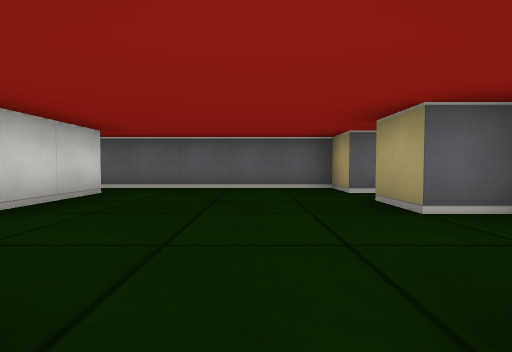
View 1 (above)

19 first-person views from a walk through a cub3D ray-caster map. The camera is about half as high as the walls, tilts 2° down and sees 85° across. The floor is counted in squares. Each view is taken from the middle of a square. On the plan, view 1 faces up. The plan holds only what a view shows up to about 9 squares ahead; the rest is blank. The place goes on beyond the plan.

View 2
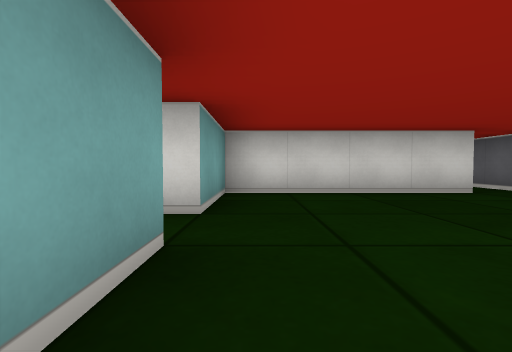

View 3
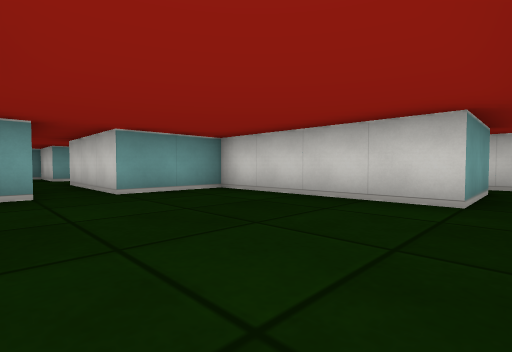

View 4
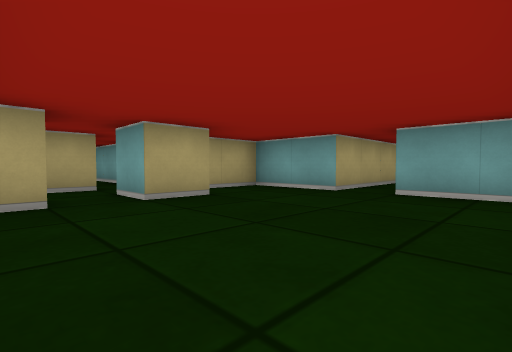

View 5
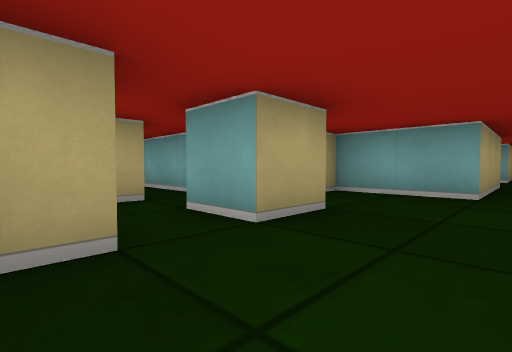

View 6
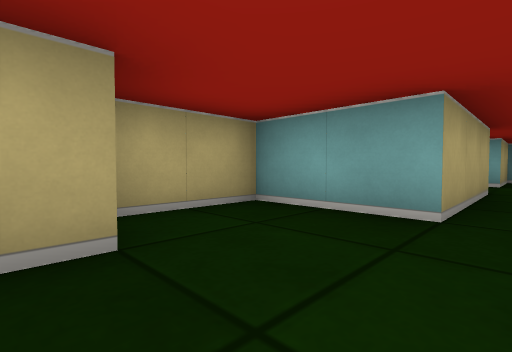

View 7
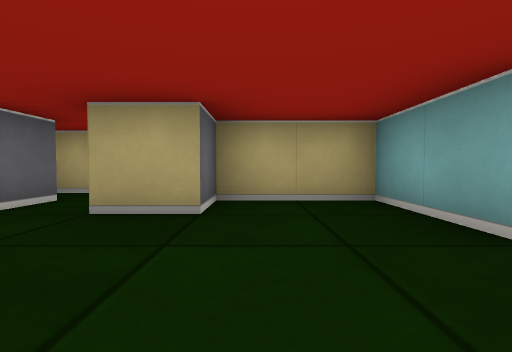

View 8
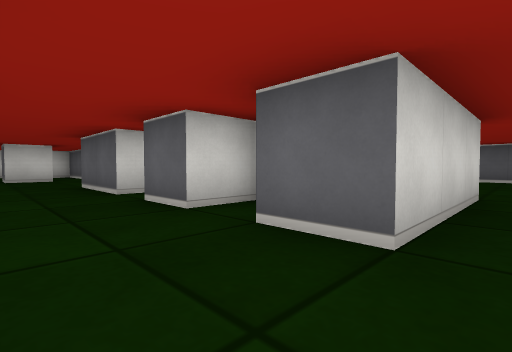

View 9
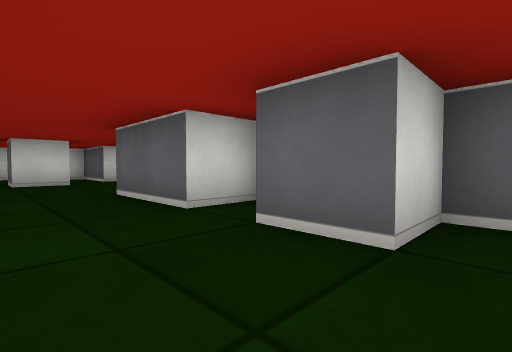

View 10
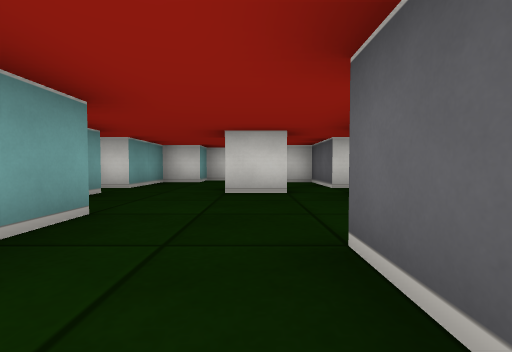

View 11
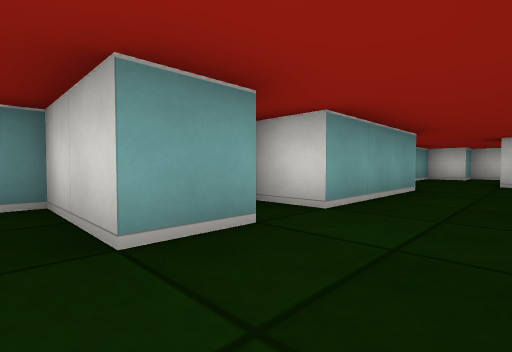

View 12
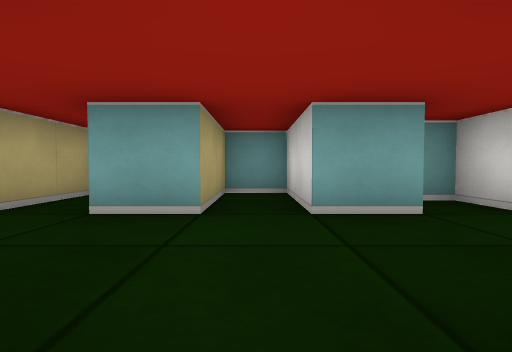

View 13
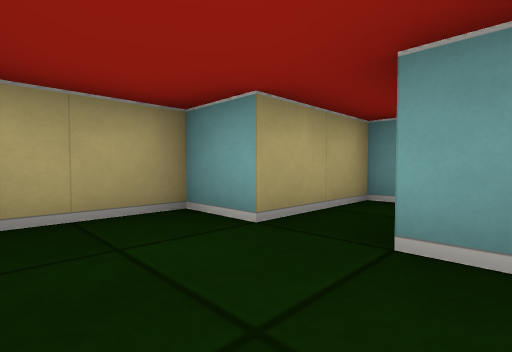

View 14
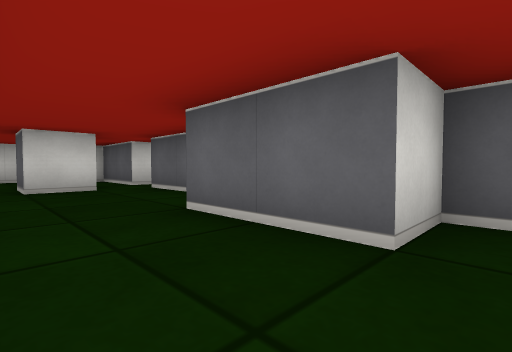

View 15
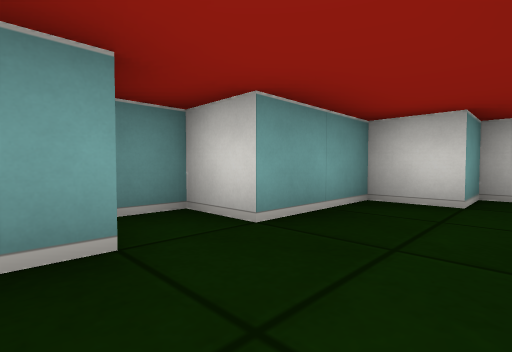

View 16
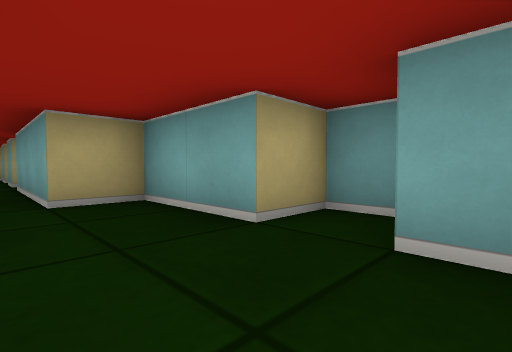

View 17
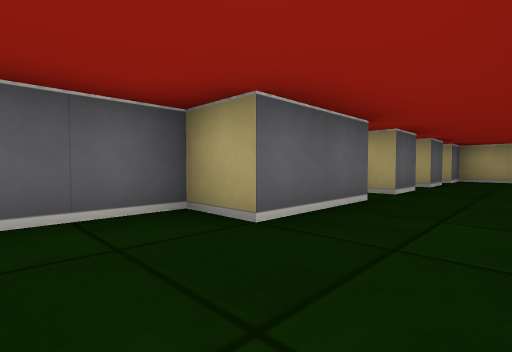

View 18
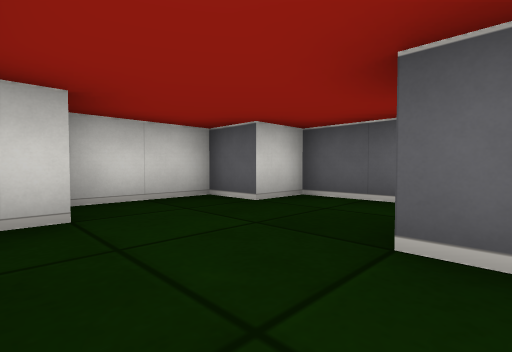

View 19
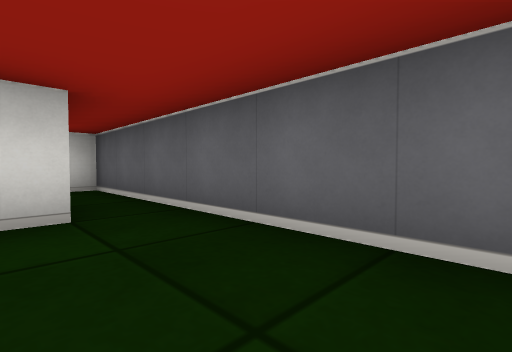

### Floor plan
Ten units are one square. View 1 is at (0, 0); x grows to the right and y downward. Boxes are objects, and circles mark ways between rooms. Rooms are numbered by the first view taken in them; rooms with no view inside come last. Other rooms are left out.
<svg viewBox="-140 -60 170 130">
<path fill="none" stroke="#000" d="M15 -45 15 -55 -45 -55M-45 -45 -25 -45 -25 -5 -5 -5 -5 25M5 25 5 -5 25 -5 25 -25 15 -25 15 -35M-5 45 -5 62M5 65 5 45 15 45 15 25 5 25M-36 45 -25 45 -25 65 -15 65 -15 45 -5 45M-5 25 -15 25 -15 21M-20 15 -25 15 -25 25 -35 25M-95 24 -95 35 -105 35M-105 15 -125 15 -125 25 -135 25 -135 45 -125 45 -125 55 -105 55 -105 65 -95 65 -95 55 -75 55 -75 45 -45 45 -45 55 -40 55M-40 15 -45 15 -45 25 -65 25 -65 15 -95 15M-35 25 -35 20"/>
<circle cx="0" cy="20" r="3" fill="#2a7"/>
<circle cx="-10" cy="35" r="3" fill="#2a7"/>
<circle cx="-30" cy="35" r="3" fill="#2a7"/>
<text x="-10" y="-30">1</text>
<text x="0" y="40">2</text>
<text x="-20" y="40">3</text>
<text x="-90" y="40">4</text>
</svg>
Room 1 opens to room 2. Room 2 opens to room 3. Room 3 opens to room 4.

Where each view was taken, in squares from view 1:
view 1: 0 up, 0 right, facing up
view 2: 1 up, 2 right, facing left
view 3: 5 up, 1 right, facing down-left
view 4: 5 up, 2 left, facing down-right
view 5: 5 up, 0 right, facing down-right
view 6: 3 up, 0 right, facing down-right
view 7: 2 up, 1 left, facing right
view 8: 4 down, 0 right, facing up-left
view 9: 4 down, 2 left, facing up-left
view 10: 3 down, 5 left, facing left
view 11: 3 down, 2 left, facing down-left
view 12: 2 down, 2 left, facing down
view 13: 3 down, 1 left, facing down-right
view 14: 4 down, 4 left, facing up-left
view 15: 4 down, 9 left, facing down-left
view 16: 4 down, 11 left, facing down-right
view 17: 4 down, 8 left, facing up-right
view 18: 5 down, 10 left, facing up-left
view 19: 4 up, 0 right, facing up-left
